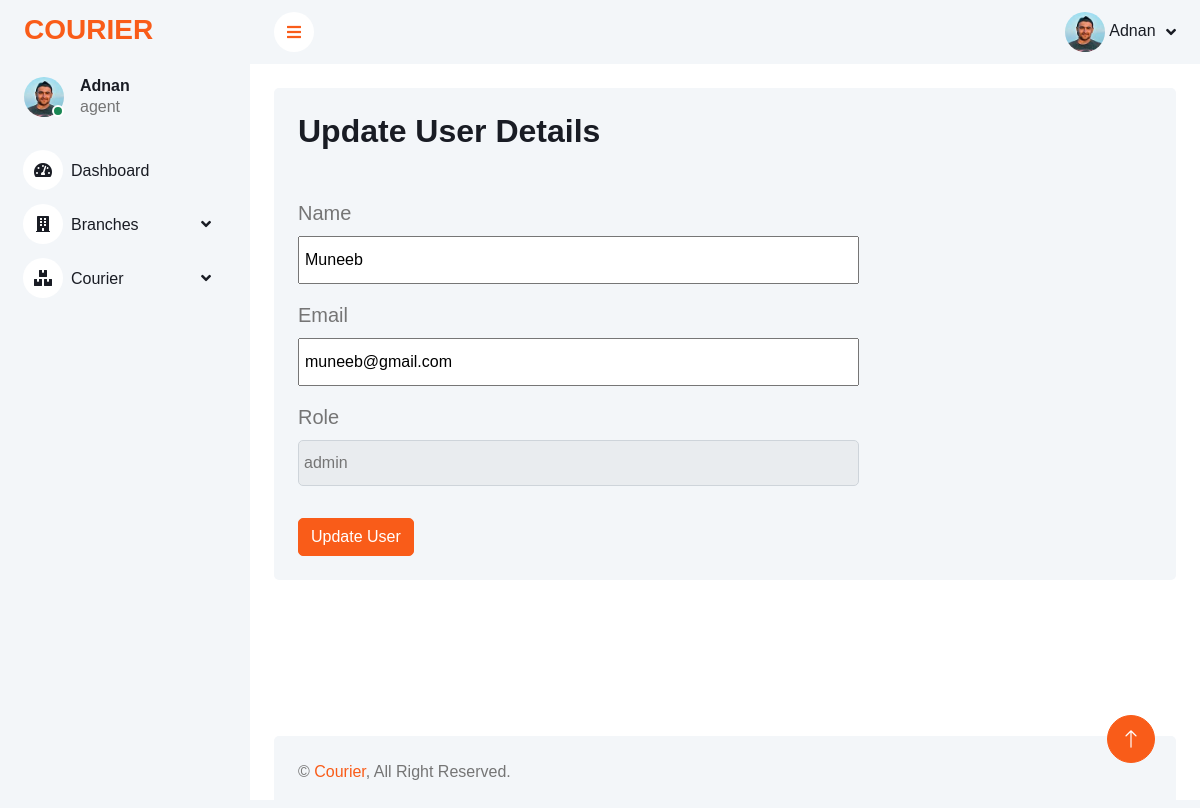
The page /backend/update-user.php?user_id=1 (signed in) on the database its author committed.
### tables this page shows
CREATE TABLE `user` (
  `user_id` int(11) NOT NULL,
  `name` varchar(255) NOT NULL,
  `email` varchar(255) NOT NULL,
  `password` varchar(255) NOT NULL,
  `profile_picture` varchar(255) NOT NULL,
  `role_id` int(11) NOT NULL
);

CREATE TABLE `role` (
  `role_id` int(11) NOT NULL,
  `role_type` varchar(255) NOT NULL
);

### backend/update-user.php (the view, shortened to what this page needs)
<?php
include 'links.php';
?>
</head>
<?php
include 'header.php';
?>
            <div class="container-fluid pt-4 px-4 h-75 mb-5">
                <div class="row g-4">
                    <div class="col-12 mb-5">
                        <div class="bg-light rounded h-100 p-4">
                            <h2 class="mb-lg-5 mb-sm-0">Update User Details</h2>
                            <?php
                            include 'db.php';
                            $userId = $_GET['user_id'];
                            $sql = "SELECT user.user_id, user.name, user.email, user.password, user.profile_picture, user.role_id,  role.role_type FROM user LEFT JOIN role ON user.role_id = role.role_id WHERE user.user_id = '{$userId}'";
                            $result = mysqli_query($conn, $sql);
                            if (mysqli_num_rows($result) > 0) {
                                while ($row = mysqli_fetch_assoc($result)) {
                            ?>
                            <form action="save-update-user.php" method="POST"  enctype="multipart/form-data">
                                <div class="row mb-lg-3 mb-sm-0">
                                    <div class="col-sm-12 col-md-8 mb-3">
                                        <label for="exampleInputPassword1" class="form-label">Name</label>
                                        <input type="text" name="name" value="<?php echo $row['name'] ?>" required>
                                    </div>
                                    <div class="col-sm-12 col-md-8 mb-3">
                                        <label for="exampleInputPassword1" class="form-label">Email</label>
                                        <input type="email" name="email" value="<?php echo $row['email'] ?>" required>
                                    </div>
                                    <div class="col-sm-12 col-md-8 mb-3">
                                        <label for="exampleInputPassword1" class="form-label">Role</label>
                                        <select name="role" class="form-control">
                                            <?php
                                            $sql1 = "SELECT * FROM `role`";
                                            $result1 = mysqli_query($conn, $sql1);
                                            if (mysqli_num_rows($result1) > 0) {
                                                while ($row1 = mysqli_fetch_assoc($result1)) {
                                                    if ($row['role_id'] == $row1['role_id']) {
                                                        $selected = "selected";
                                                    }else {
                                                        $selected = "";
                                                    }
                                                   echo" <option {$selected} value='{$row1['role_id']}'>{$row1['role_type']}</option>";
                                                }
                                            }
                                            ?>
                                        </select>
                                    </div>
                                </div>
                                <button type="submit" class="btn btn-primary">Update User</button>
                            </form>
                            <?php
                             }
                            }
                            ?>
                        </div>
                    </div>
                </div>
            </div>
            <?php
include 'footer.php';
?>

### backend/header.php (shortened to what this page needs)
<body>
    <div class="container-xxl position-relative bg-white d-flex p-0">
        <div class="sidebar pe-4 pb-3">
            <nav class="navbar bg-light navbar-light">
                <a href="index.php" class="navbar-brand mx-4 mb-3">
                    <h3 class="text-primary">COURIER</h3>
                </a>
                <div class="d-flex align-items-center ms-4 mb-4">
                <div class="position-relative">
                        <img class="rounded-circle" src="uploads-images/<?php echo $row5['profile_picture']?>" alt="" style="width: 40px; height: 40px;">
                        <div class="bg-success rounded-circle border border-2 border-white position-absolute end-0 bottom-0 p-1"></div>
                    </div>
                    <div class="ms-3">
                        <h6 class="mb-0"><?php echo $_SESSION['name']?></h6>
                        <span class="role-heading"><?php echo $row5['role_type']?></span>
                    </div>
                </div>
                <div class="navbar-nav w-100">
                    <a href="index.php" class="nav-item nav-link"><i class="fa fa-tachometer-alt me-2"></i>Dashboard</a>
                    <div class="nav-item dropdown">
                        <a href="#" class="nav-link dropdown-toggle" data-bs-toggle="dropdown"><i class="fa fa-building me-2"></i>Branches</a>
                    </div>
                    <div class="nav-item dropdown">
                        <a href="#" class="nav-link dropdown-toggle" data-bs-toggle="dropdown"><i class="fa fa-boxes me-2"></i>Courier</a>
                    </div>
                </div>
            </nav>
        </div>
        <div class="content">
            <nav class="navbar navbar-expand bg-light navbar-light sticky-top px-4 py-0">
                <a href="#" class="sidebar-toggler flex-shrink-0">
                    <i class="fa fa-bars"></i>
                </a>
                <div class="navbar-nav align-items-center ms-auto">
                    <div class="nav-item dropdown">
                        <a href="#" class="nav-link dropdown-toggle" data-bs-toggle="dropdown">
                        <img class="rounded-circle" src="uploads-images/<?php echo $row5['profile_picture']?>" alt="" style="width: 40px; height: 40px;">
                            <span class="d-none d-lg-inline-flex"><?php echo $_SESSION['name']?></span>
                        </a>
                    </div>
                </div>
            </nav>

### backend/css/style.css (style rules this page uses)
:root { --primary: #F95C19; --light: #F3F6F9; --dark: #191C24; }
.text-primary { color: var(--primary) !important; }
.btn { transition: .5s; }
.btn.btn-primary { color: #FFFFFF; }
.sidebar { position: fixed; top: 0; left: 0; bottom: 0; width: 250px; height: 100vh; overflow-y: auto; background: var(--light); transition: 0.5s; z-index: 999; }
.content { margin-left: 250px; min-height: 100vh; background: #FFFFFF; transition: 0.5s; }
@media (min-width: 992px) { .sidebar { margin-left: 0; } }
@media (min-width: 992px) { .content { width: calc(100% - 250px); } }
.sidebar .navbar .navbar-nav .nav-link { padding: 7px 20px; color: var(--dark); font-weight: 500; border-left: 3px solid var(--light); border-radius: 0 30px 30px 0; outline: none; }
.sidebar .navbar .navbar-nav .nav-link i { width: 40px; height: 40px; display: inline-flex; align-items: center; justify-content: center; background: #FFFFFF; border-radius: 40px; }
.sidebar .navbar .dropdown-toggle::after { position: absolute; top: 15px; right: 15px; border: none; content: "\f107"; font-family: "Font Awesome 5 Free"; font-weight: 900; transition: .5s; }
.content .navbar .navbar-nav .nav-link { margin-left: 25px; padding: 12px 0; color: var(--dark); outline: none; }
.content .navbar .sidebar-toggler, .content .navbar .navbar-nav .nav-link i { width: 40px; height: 40px; display: inline-flex; align-items: center; justify-content: center; background: #FFFFFF; border-radius: 40px; }
.content .navbar .dropdown-toggle::after { margin-left: 6px; vertical-align: middle; border: none; content: "\f107"; font-family: "Font Awesome 5 Free"; font-weight: 900; transition: .5s; }

### backend/update-user.php (style rules this page uses)
.form-label { display: block !important; font-size: 20px; }
input, select { width: 100% !important; padding: 10px 5px !important; }

### rows shown on the page
user: profile_picture (picture), role.role_type "agent"
user: name "Muneeb", email "muneeb@gmail.com"

### other values the page prints
$_SESSION['name'] "Adnan"
form field role "admin"
